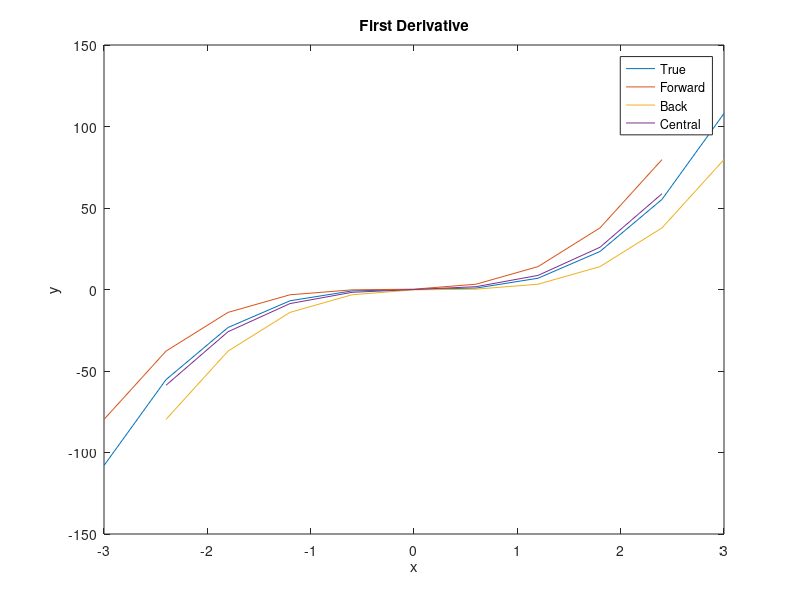
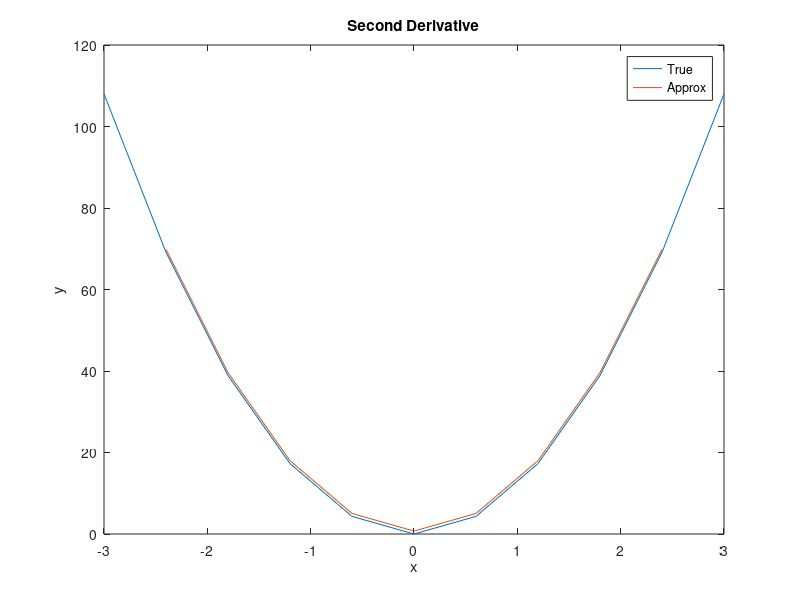

These charts were generated, in order, by the following MATLAB code:
clear all
close all
N=10;   % The number of intervals to use 
h=6/N;  % the step size
x=linspace(-3,3,N+1);

%% Calculate the exact solutions
y=x.*x.*x.*x;
yprime=4*x.*x.*x;
yprimeprime=12*x.*x;

%% Calculate the approximations
forwarddiff(1) = (y(2)-y(1))/h
for i=2:N
    forwarddiff(i) = (y(i+1)-y(i))/h;
    backwarddiff(i-1) = (y(i)-y(i-1))/(h);
    centraldiff(i-1)=(y(i+1)-y(i-1))/(2*h);
    secondderiv(i-1)=(y(i-1)-2*y(i)+y(i+1))/(h*h);
end
backwarddiff(N) = (y(N+1)-y(N))/h

%% Evaluate the maximum error for each approximation
MaxErrorInForwardDifference=max(abs(yprime(1:N)-forwarddiff))
MaxErrorInBackwardDifference=max(abs(yprime(2:N+1)-backwarddiff))
MaxErrorInCentralDifference=max(abs(yprime(2:N)-centraldiff))
MaxErrorInSecondDerivative=max(abs(yprimeprime(2:N)-secondderiv))

%% Plot the approximations witht the actual derivatives
plot(x,yprime,x(1:N),forwarddiff,x(2:N+1),backwarddiff,x(2:N),centraldiff)
title('First Derivative')
xlabel('x')
ylabel('y')
legend('True','Forward','Back','Central')

figure
plot(x,yprimeprime,x(2:N),secondderiv)
title('Second Derivative')
xlabel('x')
ylabel('y')
legend('True','Approx')
